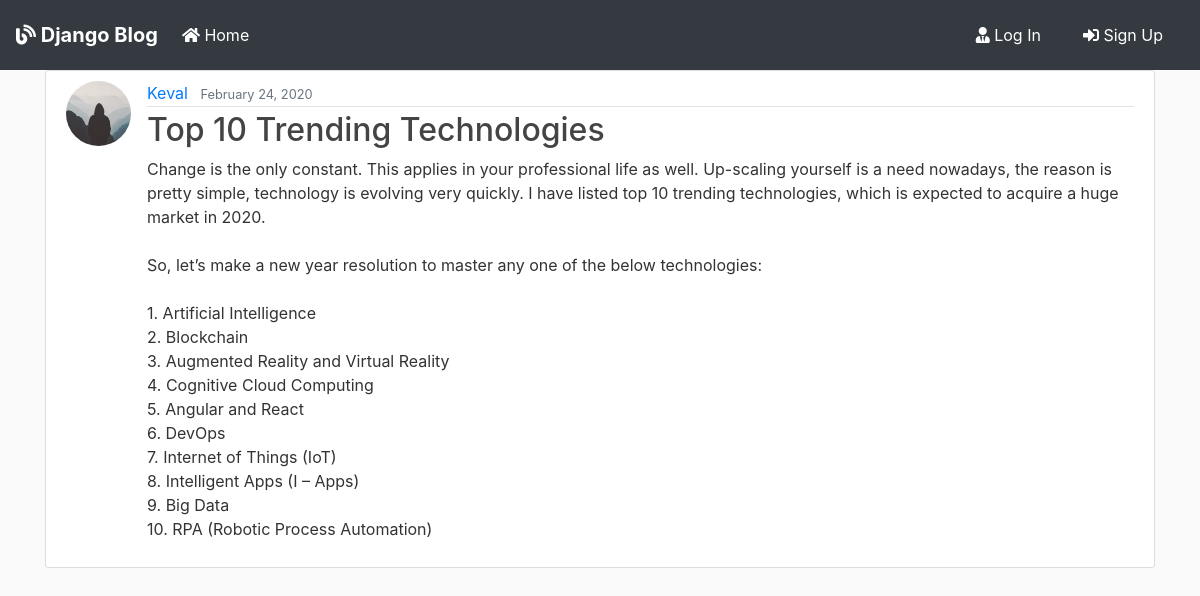
The app's page /post/2/ with its own data.
### blog/models.py (models this page shows, shortened)
class Post(models.Model):
    title = models.CharField(max_length=100)
    content = models.TextField()
    date_posted = models.DateTimeField(default=timezone.now)
    author = models.ForeignKey(User, on_delete=models.CASCADE)

### users/models.py (models this page shows, shortened)
class Profile(models.Model):
    user = models.OneToOneField(User, on_delete=models.CASCADE)
    image = models.ImageField(default='default.jpg', upload_to='profile_pics')

### blog/views.py (the view)
# urls.py: path('post/<int:pk>/', PostDetailView.as_view(), name='post-detail'),
class PostDetailView(DetailView):
    model = Post

### blog/templates/blog/post_detail.html (shortened to what this page needs)
{% extends "blog/base.html" %}
{% block content %}
  <article class="media content-section">
    <img class="rounded-circle article-img" src="{{ object.author.profile.image.url }}">
    <div class="media-body">
      <div class="article-metadata">
        <a class="mr-2" href="{% url 'user-posts' object.author.username %}">{{ object.author }}</a>
        <small class="text-muted">{{ object.date_posted|date:"F d, Y" }}</small>
      </div>
      <h2 class="article-title">{{ object.title }}</h2>
      <p class="article-content">{{ object.content }}</p>
    </div>
  </article>
{% endblock content %}

### blog/static/blog/main.css (style rules this page uses)
body { background: #fafafa; color: #333333; margin-top: 0; }
h1, h2, h3, h4, h5, h6 { color: #444444; }
.content-section { background: #ffffff; padding: 10px 20px; border: 1px solid #dddddd; border-radius: 3px; margin-bottom: 20px; }
.article-title { color: #444444; }
.article-content { white-space: pre-line; }
.article-img { height: 65px; width: 65px; margin-right: 16px; }
.article-metadata { padding-bottom: 1px; margin-bottom: 4px; border-bottom: 1px solid #e3e3e3 }

### records on screen
Post: author.profile.image (placeholder picture), author "Keval", date_posted "February 24, 2020", title "Top 10 Trending Technologies", content "Change is the only constant. This applies in your professional life as well. Up-scaling yourself is a need nowadays, the reason is pretty simple, technology is evolving very quickly. I have listed top 10 trending technologies, which is expected to acquire a huge market in 2020. So, let’s make a new year resolution to master any one of the below technologies: 1. Artificial Intelligence 2. Blockchain 3. Augmented Reality and Virtual Reality 4. Cognitive Cloud Computing 5. Angular and React 6. DevOps 7. Internet of Things (IoT) 8. Intelligent Apps (I – Apps) 9. Big Data 10. RPA (Robotic Process Automation)"
